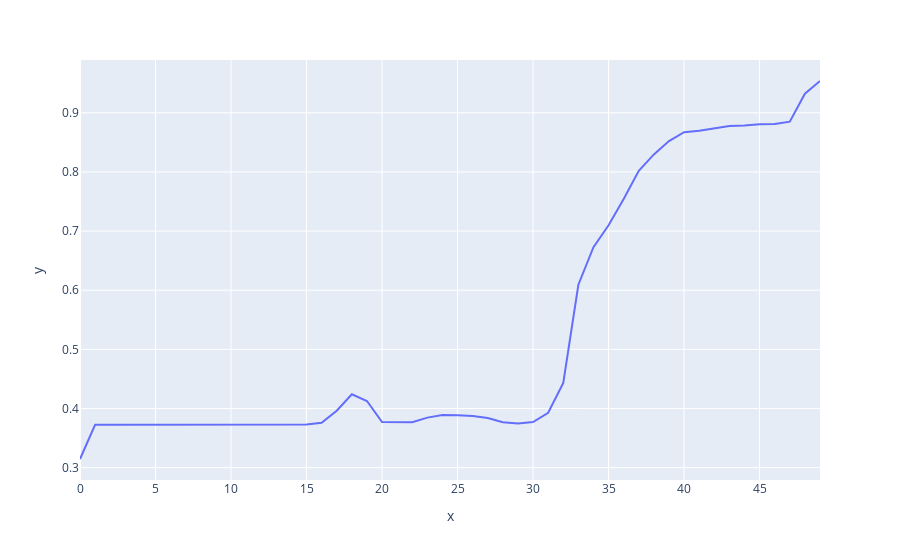
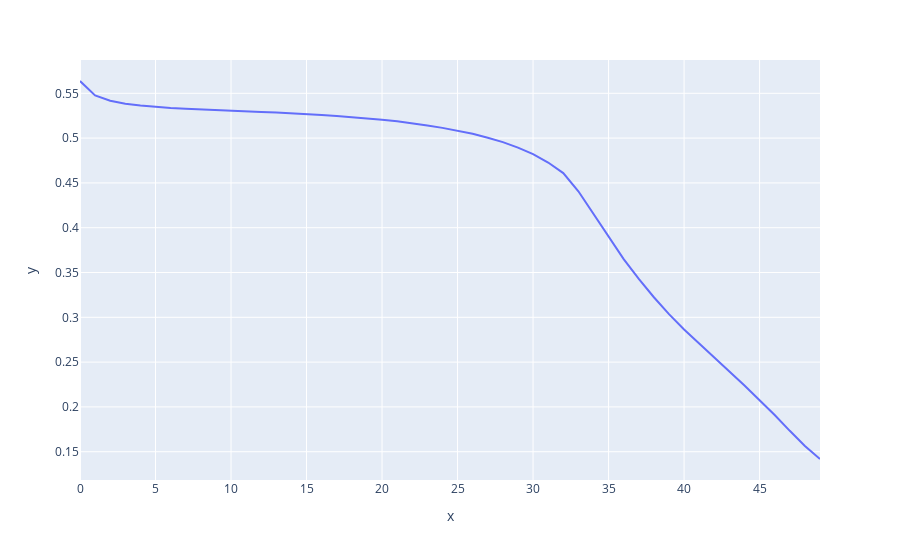

The notebook cell saved with these charts, in order:
### Code cell
fig = px.line(y=history.history['accuracy'])
fig.show()
fig = px.line(y=history.history['loss'])
fig.show()

### Figure 1 — Plotly figure (JSON) as saved in the notebook; plotly's stock layout.template omitted (floating-point values rounded to 4 significant figures)
{"data": [{"hovertemplate": "x=%{x}<br>y=%{y}<extra></extra>", "legendgroup": "", "line": {"color": "#636efa", "dash": "solid"}, "mode": "lines", "name": "", "orientation": "v", "showlegend": false, "type": "scatter", "x": [0, 1, 2, 3, 4, 5, 6, 7, 8, 9, 10, 11, 12, 13, 14, 15, 16, 17, 18, 19, 20, 21, 22, 23, 24, 25, 26, 27, 28, 29, 30, 31, 32, 33, 34, 35, 36, 37, 38, 39, 40, 41, 42, 43, 44, 45, 46, 47, 48, 49], "xaxis": "x", "y": [0.3147, 0.3726, 0.3727, 0.3727, 0.3727, 0.3727, 0.3727, 0.3727, 0.3727, 0.3727, 0.3727, 0.3728, 0.3729, 0.3727, 0.3727, 0.3728, 0.3758, 0.3963, 0.424, 0.4126, 0.3771, 0.3764, 0.3767, 0.3846, 0.3889, 0.3886, 0.3875, 0.3839, 0.3768, 0.3747, 0.3771, 0.3927, 0.4434, 0.6092, 0.6729, 0.7098, 0.7543, 0.8019, 0.8296, 0.8522, 0.8671, 0.8695, 0.8741, 0.8778, 0.8783, 0.8806, 0.881, 0.885, 0.9323, 0.9537], "yaxis": "y"}], "layout": {"legend": {"tracegroupgap": 0}, "margin": {"t": 60}, "xaxis": {"anchor": "y", "domain": [0, 1], "title": {"text": "x"}}, "yaxis": {"anchor": "x", "domain": [0, 1], "title": {"text": "y"}}}}

### Figure 2 — Plotly figure (JSON) as saved in the notebook; plotly's stock layout.template omitted (floating-point values rounded to 4 significant figures)
{"data": [{"hovertemplate": "x=%{x}<br>y=%{y}<extra></extra>", "legendgroup": "", "line": {"color": "#636efa", "dash": "solid"}, "mode": "lines", "name": "", "orientation": "v", "showlegend": false, "type": "scatter", "x": [0, 1, 2, 3, 4, 5, 6, 7, 8, 9, 10, 11, 12, 13, 14, 15, 16, 17, 18, 19, 20, 21, 22, 23, 24, 25, 26, 27, 28, 29, 30, 31, 32, 33, 34, 35, 36, 37, 38, 39, 40, 41, 42, 43, 44, 45, 46, 47, 48, 49], "xaxis": "x", "y": [0.5637, 0.5476, 0.5417, 0.5383, 0.5363, 0.5348, 0.5336, 0.5328, 0.5319, 0.531, 0.5304, 0.5298, 0.5291, 0.5284, 0.5277, 0.5268, 0.5257, 0.5246, 0.5234, 0.5221, 0.5205, 0.5187, 0.5166, 0.5141, 0.5114, 0.5084, 0.5048, 0.5005, 0.4955, 0.4894, 0.482, 0.4727, 0.461, 0.4407, 0.4151, 0.3891, 0.365, 0.3429, 0.3224, 0.3036, 0.2864, 0.2707, 0.2556, 0.2395, 0.2239, 0.2079, 0.191, 0.1733, 0.1565, 0.1419], "yaxis": "y"}], "layout": {"legend": {"tracegroupgap": 0}, "margin": {"t": 60}, "xaxis": {"anchor": "y", "domain": [0, 1], "title": {"text": "x"}}, "yaxis": {"anchor": "x", "domain": [0, 1], "title": {"text": "y"}}}}
